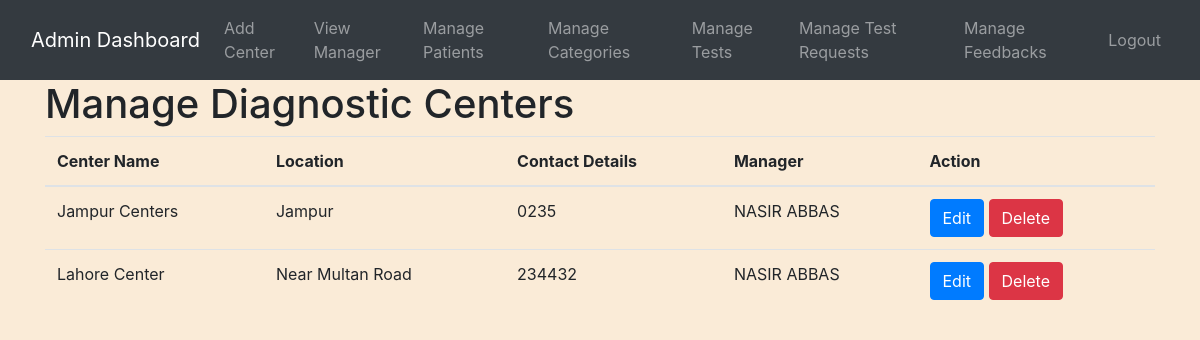
The page /admin/manage_centers.php (signed in) on the database its author committed.
### tables this page shows
CREATE TABLE `diagnostic_centers` (
  `center_id` int(11) NOT NULL,
  `center_name` varchar(255) NOT NULL,
  `location` varchar(255) NOT NULL,
  `contact_details` varchar(255) NOT NULL,
  `manager_id` int(11) DEFAULT NULL,
  `created_at` timestamp NOT NULL DEFAULT current_timestamp(),
  `updated_at` timestamp NOT NULL DEFAULT current_timestamp() ON UPDATE current_timestamp()
);

CREATE TABLE `managers` (
  `id` int(11) NOT NULL,
  `name` varchar(255) NOT NULL,
  `email` varchar(255) NOT NULL,
  `password` varchar(255) NOT NULL,
  `status` varchar(20) NOT NULL
);

### admin/manage_centers.php (the view, shortened to what this page needs)
<?php
include('config.php');
function getDiagnosticCentersWithManagers($conn) {
    $centers = array();
    $sql = "SELECT dc.center_id, dc.center_name, dc.location, dc.contact_details, m.name AS manager_name
            FROM diagnostic_centers dc
            LEFT JOIN managers m ON dc.manager_id = m.id";
    $result = mysqli_query($conn, $sql);
    if ($result) {
        while ($row = mysqli_fetch_assoc($result)) {
            $centers[] = $row;
        }
    } else {
        echo "Error: " . mysqli_error($conn);
    }
    return $centers;
}
$centers = getDiagnosticCentersWithManagers($conn);
?>
<!DOCTYPE html>
<html>
<head>
    <link rel="stylesheet" href="https://stackpath.bootstrapcdn.com/bootstrap/4.5.2/css/bootstrap.min.css">
</head>
<body>
    <?php include('navbar.php'); ?>
    <div class="container">
        <h1>Manage Diagnostic Centers</h1>
        <table class="table">
            <thead>
                <tr>
                    <th>Center Name</th>
                    <th>Location</th>
                    <th>Contact Details</th>
                    <th>Manager</th>
                    <th>Action</th>
                </tr>
            </thead>
            <tbody>
                <?php foreach ($centers as $center) { ?>
                    <tr>
                        <td><?php echo $center['center_name']; ?></td>
                        <td><?php echo $center['location']; ?></td>
                        <td><?php echo $center['contact_details']; ?></td>
                        <td><?php echo $center['manager_name']; ?></td>
                        <td>
                            <a href="edit_center.php?center_id=<?php echo $center['center_id']; ?>" class="btn btn-primary">Edit</a>
                            <a href="manage_centers.php?delete_id=<?php echo $center['center_id']; ?>" class="btn btn-danger" onclick="return confirm('Are you sure you want to delete this center?')">Delete</a>
                        </td>
                    </tr>
                <?php } ?>
            </tbody>
        </table>
    </div>
</body>
</html>

### admin/manage_centers.php (style rules this page uses)
body { background-color: antiquewhite; }

### rows shown on the page
diagnostic_centers: center_name "Jampur Centers", location "Jampur", contact_details "0235", manager.name "NASIR ABBAS"
diagnostic_centers: center_name "Lahore Center", location "Near Multan Road", contact_details "234432", manager.name "NASIR ABBAS"
